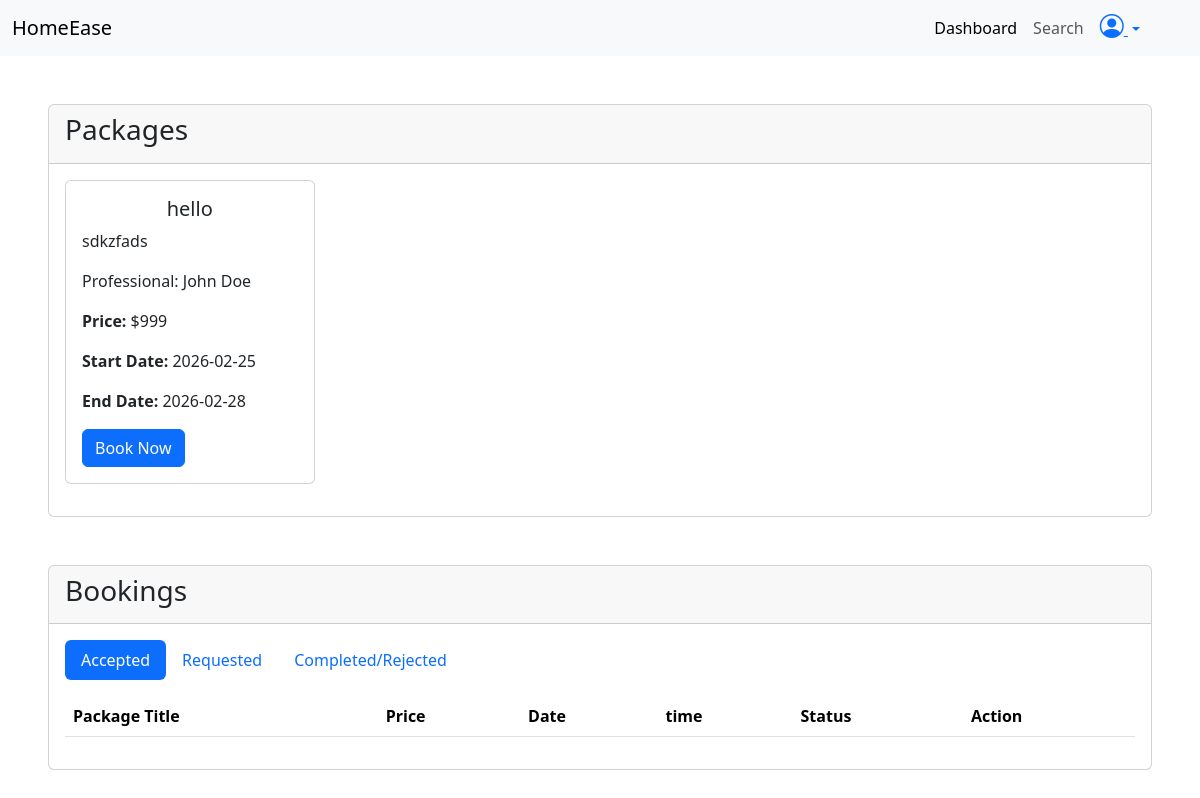
/customer/dashboard (signed in), run on an earlier commit of the app's database.
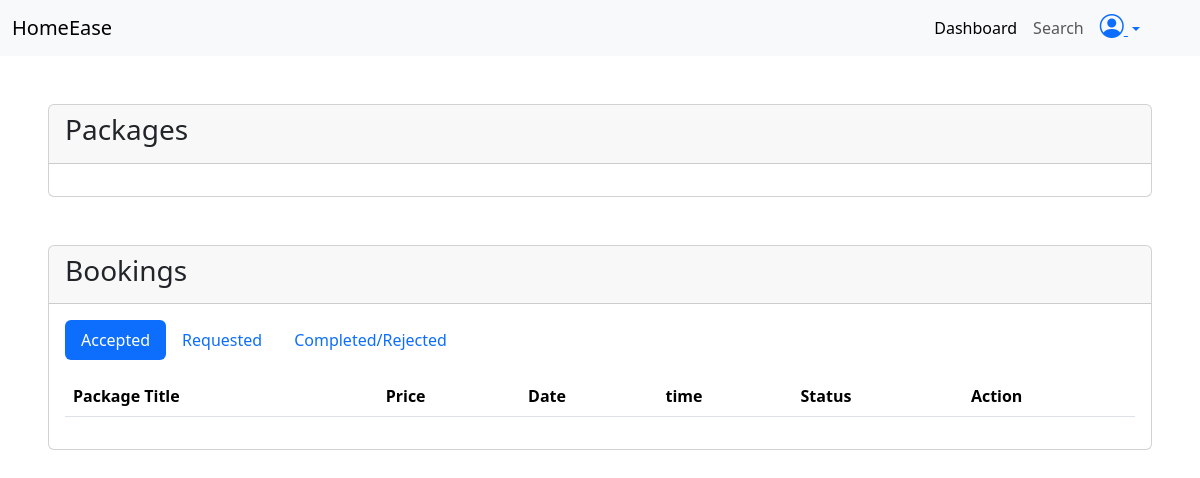
And on a later commit of the database.
### application/models.py (models this page shows, shortened)
class Package(db.Model):
    id = db.Column(db.Integer, primary_key =True , autoincrement=True)
    title = db.Column(db.String, unique=True , nullable=False)
    price = db.Column(db.String , nullable=False)
    description= db.Column(db.String , nullable=False)
    prof_id = db.Column(db.Integer ,db.ForeignKey("professional.id") , nullable=False )
    status = db.Column(db.String, nullable=False)
    start_date = db.Column(db.Date , nullable =False)
    end_date = db.Column(db.Date , nullable =False)
    bookings = db.relationship("Booking", backref="package", lazy=True)

class Professional(db.Model, UserMixin):
    id = db.Column(db.Integer, primary_key =True , autoincrement=True)
    email = db.Column(db.String, unique=True , nullable=False)
    password = db.Column(db.String , nullable=False)
    name = db.Column(db.String , nullable=False)
    address = db.Column(db.String, nullable=False)
    mobile = db.Column(db.String, nullable=False)
    experiance = db.Column(db.String,nullable = False)
    status = db.Column(db.String, nullable=False)
    resume_url = db.Column(db.String, nullable=False)
    packages = db.relationship("Package", backref="professional", lazy=True)
    bookings = db.relationship("Booking", backref="professional", lazy=True)

### application/routes.py (the view)
@app.route("/customer/dashboard")
@login_required
def customer_dashboard():
    packs = db.session.query(Package).filter_by(status="Active").all()
    bookings = current_user.bookings
    packages = []
    for pack in packs:
        print(pack.start_date , pack.end_date)
        print(datetime.now().date())
        print(type(pack.start_date) , type(datetime.now().date()))
        if pack.start_date <= datetime.now().date() <= pack.end_date:
            packages.append(pack)
    return render_template("customer/dashboard.html" , cu=current_user, packages=packages, bookings=bookings)

### app.py (called while the page is built)
def create_app():
    app = Flask(__name__ , )
    app.config["SQLALCHEMY_DATABASE_URI"] = "sqlite:///mydb.sqlite3"
    app.config["SECRET_KEY"] = "mysecretkey"
    db.init_app(app)
    login_manager = LoginManager(app)
    @login_manager.user_loader
    def load_user(email):
        user= db.session.query(Customer).filter_by(email=email).first() or \
        db.session.query(Professional).filter_by(email=email).first() or \
        db.session.query(Admin).filter_by(email=email).first()
        return user
    app.app_context().push()
    return app

### templates/customer/dashboard.html (shortened to what the changed rows need)
<!DOCTYPE html>
<html lang="en">
<head>
    <link href="https://cdn.jsdelivr.net/npm/bootstrap@5.3.8/dist/css/bootstrap.min.css" rel="stylesheet"
>
    <link rel="stylesheet" href="https://cdn.jsdelivr.net/npm/bootstrap-icons@1.13.1/font/bootstrap-icons.min.css">
</head>
<body>
    <div class="card mt-5 ms-5 me-5">
        <div class="card-body">
            <div class="row ">
                {% for package in packages %}
                <div class="col-3 ">
                    <div class="card mb-3">
                        <div class="card-body">
                            <h5 class="card-title text-center">{{ package.title }}</h5>
                            <p class="card-text">{{ package.description }}</p>
                            <p class="card-text"> Professional: {{ package.professional.name }}</p>
                            <p class="card-text"><strong>Price:</strong> ${{ package.price }}</p>
                            <p class="card-text"><strong>Start Date:</strong> {{ package.start_date }}</p>
                            <p class="card-text"><strong>End Date:</strong> {{ package.end_date }}</p>
                            <a type="button" class="btn btn-primary ms-auto" data-bs-toggle="modal"
                                data-bs-target="#bookpack{{ package.id }}">
                                Book Now
                            </a>
                        </div>
                    </div>
                </div>
                {% endfor %}
            </div>
        </div>
    </div>
    <div class="card mt-5 ms-5 me-5 mb-5">
        <div class="card-body">
            <div class="tab-content" id="pills-tabContent">
                <div class="tab-pane fade show active" id="pills-active-cust" role="tabpanel"
                    aria-labelledby="pills-active-cust-tab" tabindex="0">
                    <table class="table">
                        <thead>
                            <tr>
                                <th scope="col">Package Title</th>
                                <th scope="col">Price</th>
                                <th scope="col">Date</th>
                                <th scope="col">time</th>
                                <th scope="col">Status</th>
                                <th scope="col">Action</th>
                            </tr>
                        </thead>
                    </table>
                </div>
            </div>
        </div>
    </div>
</body>
</html>

What changed in the data, as far as the page shows it:
no longer on this page (row edited): Package: title "hello", description "sdkzfads", professional.name "John Doe", price "999", start_date "2026-02-25", end_date "2026-02-28"
